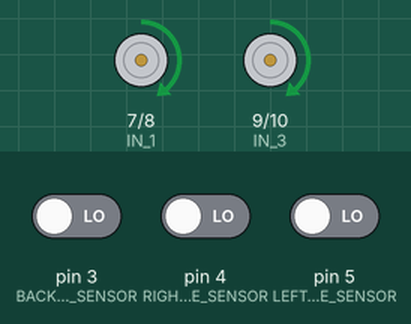
Recording of a sketch running on a simulated Arduino Uno, built with avr-gcc and run on an emulated ATmega328P. Parts: motor-driver pin pairs drawn as motors (green arrow = first pin HIGH = forward, orange = second pin HIGH = backward, longer = more drive, scaled by the enable pin). The inputs (shaded band) are chosen by the test bench; at power-on: pin 4 (RIGHT_DETECT_LINE_SENSOR) LOW, pin 5 (LEFT_DETECT_LINE_SENSOR) LOW, pin 3 (BACK_DETECT_LINE_SENSOR) LOW.

Above: at 1.2 s.
1.3 s: pin 4 (RIGHT_DETECT_LINE_SENSOR) driven HIGH
At 1.7 s:
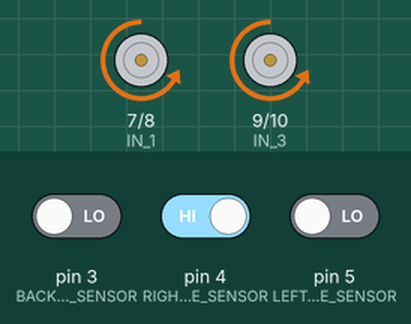
4.3 s: pin 4 (RIGHT_DETECT_LINE_SENSOR) driven LOW
At 4.75 s:
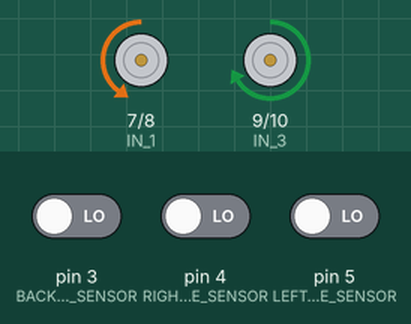
6.3 s: pin 5 (LEFT_DETECT_LINE_SENSOR) driven HIGH
At 6.7 s:
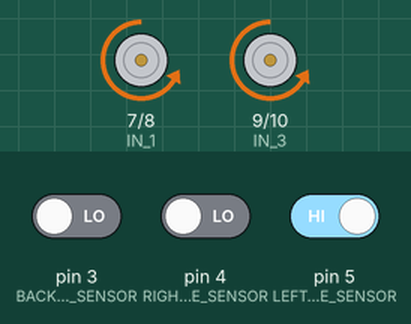
9.3 s: pin 5 (LEFT_DETECT_LINE_SENSOR) driven LOW
Timing chart, 0 to 12.3 s (numbered marks = the images above; inputs shaded):
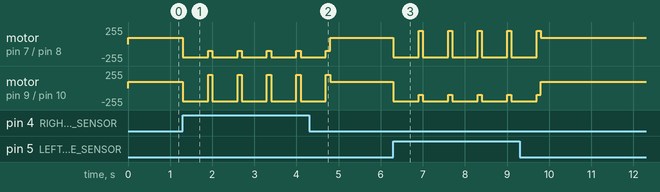

The sketch:

robotunfollowline.ino
```cpp
//Read digital value
#define LEFT_DETECT_LINE_SENSOR 5
#define RIGHT_DETECT_LINE_SENSOR 4
#define BACK_DETECT_LINE_SENSOR 3

//Motor DC
#define EN_A 6
#define IN_1 7
#define IN_2 8
#define EN_B 11
#define IN_3 9
#define IN_4 10

void setup() {
  Serial.begin(9600);
  pinMode(EN_A, OUTPUT);
  pinMode(IN_1, OUTPUT);
  pinMode(IN_2, OUTPUT);
  pinMode(EN_B, OUTPUT);
  pinMode(IN_3, OUTPUT);
  pinMode(IN_4, OUTPUT);
  pinMode(LEFT_DETECT_LINE_SENSOR, INPUT);
  pinMode(RIGHT_DETECT_LINE_SENSOR, INPUT);
  pinMode(BACK_DETECT_LINE_SENSOR, INPUT);
  runForward();
}

void loop() {
  checkSensor();
}
void runForward() {
  analogWrite(EN_A, 95);
  analogWrite(EN_B, 95);
  digitalWrite(IN_1, 1);
  digitalWrite(IN_2, 0);
  digitalWrite(IN_3, 1);
  digitalWrite(IN_4, 0);
}

void runBackward() {
  analogWrite(EN_A, 200);
  analogWrite(EN_B, 200);
  digitalWrite(IN_1, 0);
  digitalWrite(IN_2, 1);
  digitalWrite(IN_3, 0);
  digitalWrite(IN_4, 1);
}

void runRight() {
  analogWrite(EN_A, 200);
  analogWrite(EN_B, 100);
  digitalWrite(IN_1, 1);
  digitalWrite(IN_2, 0);
  digitalWrite(IN_3, 0);
  digitalWrite(IN_4, 1);
}

void runLeft() {
  analogWrite(EN_A, 100);
  analogWrite(EN_B, 200);
  digitalWrite(IN_1, 0);
  digitalWrite(IN_2, 1);
  digitalWrite(IN_3, 1);
  digitalWrite(IN_4, 0);
}

void stop() {
  analogWrite(EN_A, 0);
  analogWrite(EN_B, 0);
  digitalWrite(IN_1, 0);
  digitalWrite(IN_2, 1);
  digitalWrite(IN_3, 0);
  digitalWrite(IN_4, 1);
}

void checkSensor() {
  boolean rightSensor = digitalRead(RIGHT_DETECT_LINE_SENSOR);
  boolean leftSensor = digitalRead(LEFT_DETECT_LINE_SENSOR);
  boolean backSensor = digitalRead(BACK_DETECT_LINE_SENSOR);
  // Serial.print("right: ");
  // Serial.println(rightSensor);
  // Serial.println("left: ");
  // Serial.print(leftSensor);
  // Serial.println("left: ");
  // Serial.println(backSensor);
  // delay(1000);
  if (rightSensor == 1 || leftSensor == 1 || backSensor == 1) {
    if (rightSensor) {
      runBackward();
      delay(600);
      runLeft();
      delay(100);
    } else if (leftSensor) {
      runBackward();
      delay(600);
      runRight();
      delay(100);
    } else if (rightSensor && leftSensor) {
      runBackward();
    } else if (backSensor) {
      runForward();
    }
  } else
    runForward();
}
```

Measured:
- after the input at 1.3 s, motor on pin 7 (IN_1) / pin 8 (IN_2): alternates backward 200/255 for 0.60 s and backward 100/255 for 0.10 s, starting at once; motor on pin 9 (IN_3) / pin 10 (IN_4): alternates forward 200/255 for 0.10 s and backward 200/255 for 0.60 s, starting at once
- after the input at 6.3 s, motor on pin 7 (IN_1) / pin 8 (IN_2): alternates forward 200/255 for 0.10 s and backward 200/255 for 0.60 s, starting at once; motor on pin 9 (IN_3) / pin 10 (IN_4): alternates backward 200/255 for 0.60 s and backward 100/255 for 0.10 s, starting at once
